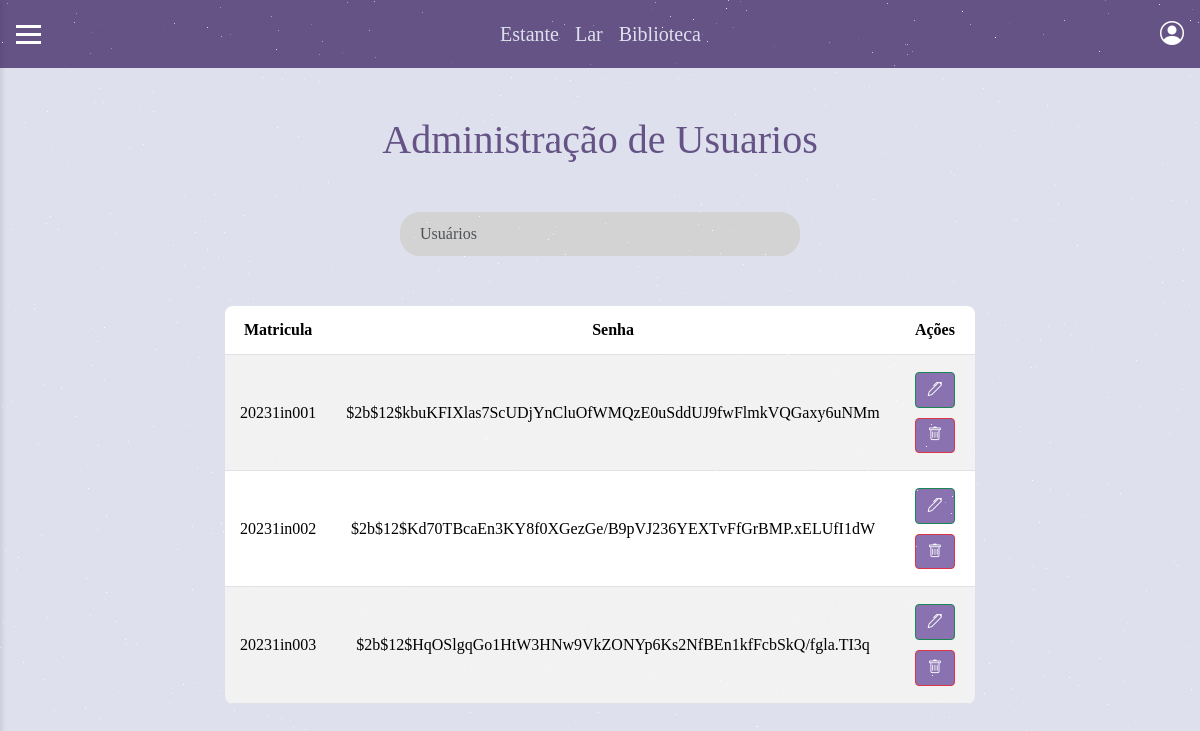
/admin/index_usuario, run on the app's committed database.
### tables this page shows
CREATE TABLE usuario (
        id INTEGER PRIMARY KEY AUTOINCREMENT,
        matricula TEXT NOT NULL,
        senha TEXT NOT NULL,
        perfil INTEGER NOT NULL
    );

### routes/admin_router.py (the view)
@router.get("/")
def get_root(request: Request):
    livros = LivroRepo.obter_todos_livro()
    response = templates.TemplateResponse(
        "admin/index.html", {"request": request, "livros": livros})
    return response

### templates/admin/index_usuario.html (shortened to what this page needs)
{% extends "base.html" %}
{% block css %}
<link rel="stylesheet" href="/static/css/admin/index/estilo.css">
{% endblock %}
{% block conteudo %}
<div class="titulo">
    <h1>Administração de Usuarios</h1>
</div>
<div class="row">
    <div class="pesquisa">
        <input type="text" class="form-control" placeholder="Usuários">
    </div>
</div>
<table class="table table-striped table-hover table-sm table-usuarios">
    <thead>
        <tr>
            <th>Matricula</th>
            <th>Senha</th>
            <th>Ações</th>
        </tr>
    </thead>
    <tbody>
        {% for u in usuarios %}
        <tr>
            <div class="linha-usuarios">
                <td>{{u.matricula}}</td>
                <td>{{u.senha}}</td>
                <td>
                    <a href="/admin/alterar_usuario/{{u.id}}" class="btn btn-outline-success">
                        <i class="bi bi-pen"></i>
                    </a>
                    <a href="/admin/excluir_usuario/{{u.id}}" class="btn btn-outline-danger">
                        <i class="bi bi-trash"></i>
                    </a>
                </td>
            </div>
        </tr>
        {% endfor %}
    </tbody>
</table>
{% endblock %}

### templates/base.html (shortened to what this page needs)
{% set autenticado = "usuario" in request.session %}
{% set usuario = request.session["usuario"] if autenticado else None %}
<!DOCTYPE html>
<html lang="pt-br">
<head>
    <link rel="stylesheet" href="https://cdn.jsdelivr.net/npm/bootstrap-icons@1.11.3/font/bootstrap-icons.min.css">
    <link href="https://cdn.jsdelivr.net/npm/bootstrap@5.3.3/dist/css/bootstrap.min.css" rel="stylesheet">
    <link rel="stylesheet" href="/static/css/base/base.css">
    <link rel="stylesheet" href="/static/css/star/star.css">
    {% block css %}
    {% endblock %}
</head>
<body>
    <header>
        <div class="mnlateral" id="mnlateral">
            <div class="linha"></div>
            <div class="linha"></div>
            <div class="linha"></div>
        </div>
        <div class="txtcent">
            <span><a href="#">Estante</a></span>
            <span><a href="{{ url_for('lar') }}">Lar</a></span>
            <span><a href="{{ url_for('biblioteca') }}">Biblioteca</a></span>
        </div>
        {% if autenticado %}
        <div>
            {% if usuario["perfil"] == 2 %}
            <a class="nav-item nav-link" href="/admin">Administrar</a>
            {% endif %}
            <a class="nav-item nav-link" href="{{ url_for('sair') }}">Sair</a>
        </div>
        <div class="icon">
            <a href="{{ url_for('cadastro') }}"><i class="bi bi-person-circle perfil"></i></a>
        </div>
        {% else %}
        <div class="icon">
            <a href="{{ url_for('cadastro') }}"><i class="bi bi-person-circle perfil"></i></a>
        </div>
        {% endif %}
    </header>
    {% block conteudo %}
    {% endblock %}
</body>
</html>

### static/css/base/base.css (style rules this page uses)
body { margin: 0; padding: 0; background-color: #DEE1ED; font-family: 'Times New Roman', Times, serif; }
header { background-color: #655386; color: white; padding: 1rem; display: flex; align-items: center; justify-content: space-between; }
a { text-decoration: none; }
a > i { text-decoration: none; color: white; }
.mnlateral { cursor: pointer; z-index: 1001; }
.linha { width: 25px; height: 3px; background-color: white; margin: 5px 0; transition: 0.3s; }
.txtcent { display: flex; gap: 1rem; font-size: 20px; }
.txtcent a { color: #DEE1ED; }
.icon { font-size: 1.5rem; cursor: pointer; }

### static/css/admin/index/estilo.css (style rules this page uses)
:root { --primary-purple: #655386; --light-purple: #8a72b0; --lighter-purple: #a190c7; --background: #DEE1ED; }
.titulo { font-size: 2.5rem; color: var(--primary-purple); margin-top: 3rem; margin-bottom: 3rem; text-align: center !important; }
.table-usuarios { width: 100%; max-width: 600px; margin: 0 auto; border-collapse: separate; border-spacing: 0; border-radius: 8px; overflow: hidden; }
.table-usuarios td, .table-usuarios th { vertical-align: middle; text-align: center; padding: 12px 15px; font-size: 1rem; }
.btn { padding: 6px 12px; border-radius: 4px; font-size: 0.9rem; cursor: pointer; transition: background-color 0.3s; }
.btn-outline-success, .btn-outline-danger { background-color: var(--light-purple); margin: 5px; }
.pesquisa input { padding: 10px 20px; width: 400px; border: none; border-radius: 20px; background-color: #d3d3d3; margin: 0 auto; margin-bottom: 50px; }

### data on the page
usuario: matricula "20231in001", senha "$2b$12$kbuKFIXlas7ScUDjYnCluOfWMQzE0uSddUJ9fwFlmkVQGaxy6uNMm"
usuario: matricula "20231in002", senha "$2b$12$Kd70TBcaEn3KY8f0XGezGe/B9pVJ236YEXTvFfGrBMP.xELUfI1dW"
usuario: matricula "20231in003", senha "$2b$12$HqOSlgqGo1HtW3HNw9VkZONYp6Ks2NfBEn1kfFcbSkQ/fgla.TI3q"
